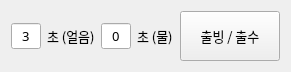
   <widget class="QWidget" name="layoutWidget">
    <property name="geometry">
     <rect>
      <x>50</x>
      <y>360</y>
      <width>291</width>
      <height>52</height>
     </rect>
    </property>
    <layout class="QHBoxLayout" name="horizontalLayout">
     <item>
      <widget class="QLineEdit" name="LE_ICE_TEST_ICE_OUT_TIME">
       <property name="maximumSize">
        <size>
         <width>30</width>
         <height>16777215</height>
        </size>
       </property>
       <property name="font">
        <font>
         <family>함초롬돋움</family>
         <pointsize>10</pointsize>
         <weight>50</weight>
         <italic>false</italic>
         <bold>false</bold>
        </font>
       </property>
       <property name="text">
        <string>3</string>
       </property>
       <property name="alignment">
        <set>Qt::AlignCenter</set>
       </property>
      </widget>
     </item>
     <item>
      <widget class="QLabel" name="label_22">
       <property name="font">
        <font>
         <family>함초롬돋움</family>
         <pointsize>10</pointsize>
         <weight>50</weight>
         <italic>false</italic>
         <bold>false</bold>
        </font>
       </property>
       <property name="text">
        <string>초 (얼음)</string>
       </property>
      </widget>
     </item>
     <item>
      <widget class="QLineEdit" name="LE_ICE_TEST_WATER_OUT_TIME">
       <property name="maximumSize">
        <size>
         <width>30</width>
         <height>16777215</height>
        </size>
       </property>
       <property name="font">
        <font>
         <family>함초롬돋움</family>
         <pointsize>10</pointsize>
         <weight>50</weight>
         <italic>false</italic>
         <bold>false</bold>
        </font>
       </property>
       <property name="text">
        <string>0</string>
       </property>
       <property name="alignment">
        <set>Qt::AlignCenter</set>
       </property>
      </widget>
     </item>
     <item>
      <widget class="QLabel" name="label_21">
       <property name="font">
        <font>
         <family>함초롬돋움</family>
         <pointsize>10</pointsize>
         <weight>50</weight>
         <italic>false</italic>
         <bold>false</bold>
        </font>
       </property>
       <property name="text">
        <string>초 (물)</string>
       </property>
      </widget>
     </item>
     <item>
      <widget class="QPushButton" name="BTN_ICE_TEST_ICE_OUT">
       <property name="minimumSize">
        <size>
         <width>100</width>
         <height>50</height>
        </size>
       </property>
       <property name="font">
        <font>
         <family>함초롬돋움</family>
         <pointsize>10</pointsize>
         <weight>50</weight>
         <italic>false</italic>
         <bold>false</bold>
        </font>
       </property>
       <property name="text">
        <string>출빙 / 출수</string>
       </property>
      </widget>
     </item>
    </layout>
   </widget>
